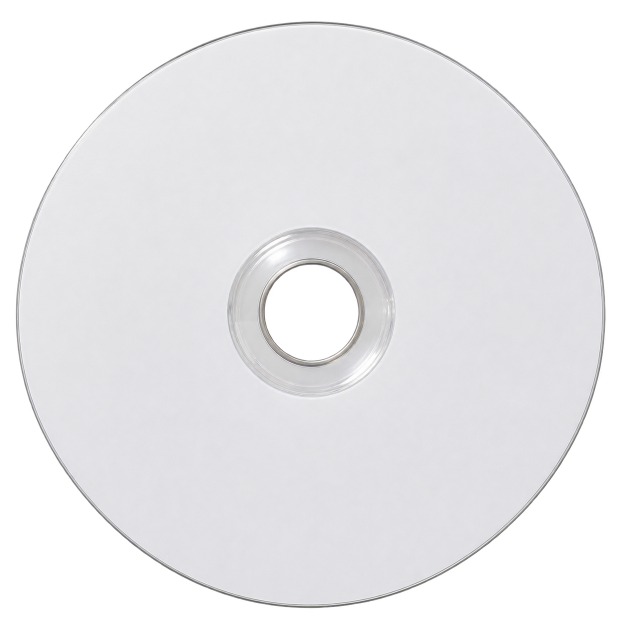
#> input picture docs/direcciones-diseno/estanteria/arte/originales/disco.png, 1254 x 1254 px (shown at 1/2 size)
$ python arte.py
#> lines starting #> are read from the running program, lines starting #| are printed output that depends on the picture; after the words box and inside, x2 and y2 are one past the last pixel; in counts of white or black regions, pixels touching at a corner belong together
#!/usr/bin/env python3
"""Prepara el arte de «La estantería» a partir de los PNG de arte/originales:
- carátulas (k1…k9) recortadas a la proporción de la caja, en WebP;
- un disco por proyecto: el arte de su carátula impreso sobre la cara del disco en blanco;
- la caja abierta, el librillo, la tele, la consola y la madera, recortados y al tamaño de uso.
Deja las medidas que necesita la página (pantalla de la tele, ranura de la consola…) en js/medidas.js.

Uso: python3 herramientas/arte.py   (desde la carpeta estanteria)"""
import json
from pathlib import Path
from PIL import Image
import numpy as np

RAIZ = Path(__file__).resolve().parent.parent
ORIG = RAIZ / 'arte' / 'originales'
ARTE = RAIZ / 'arte'
IDS = ['adivinadle', 'wardux', 'calculo', 'agentes', 'erp', 'servidor', 'marbella', 'vados', 'vision']
PROPORCION = 1.26  # alto / ancho de la carátula, la de una caja de juego
# dónde cae el motivo en cada carátula (altura relativa del centro del recorte del disco)
FOCO = {'adivinadle': .4, 'wardux': .45, 'calculo': .5, 'agentes': .45, 'erp': .55, 'servidor': .42, 'marbella': .5, 'vados': .55, 'vision': .45}
medidas = {}


def guardar(im, nombre, ancho, q=80):
    if im.width > ancho:
        im = im.resize((ancho, round(im.height * ancho / im.width)), Image.LANCZOS)
    im.save(ARTE / nombre, 'WEBP', quality=q, alpha_quality=88, method=6)
    return im


def recorte(im, umbral=40):
#> called with umbral = 40
    a = np.array(im)[:, :, 3]
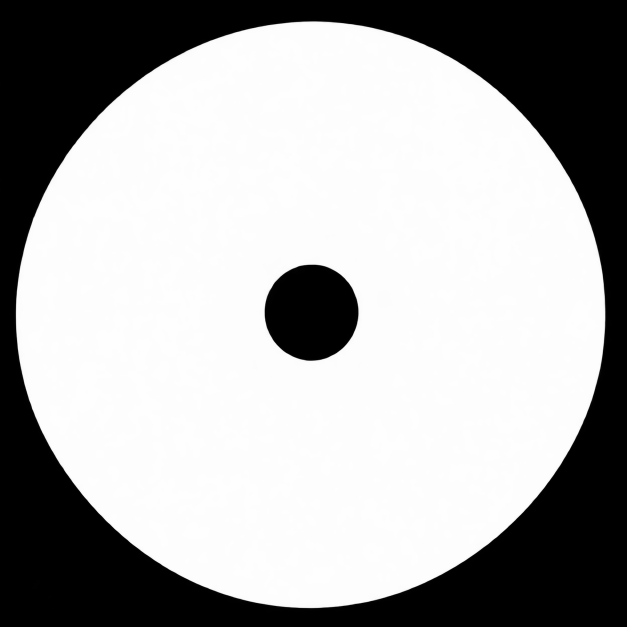
#> a: shape (1254, 1254) (shown at 1/2 size); min 0, max 255, mean 168.5
    ys, xs = np.where(a > umbral)
    im = im.crop((xs.min(), ys.min(), xs.max() + 1, ys.max() + 1))
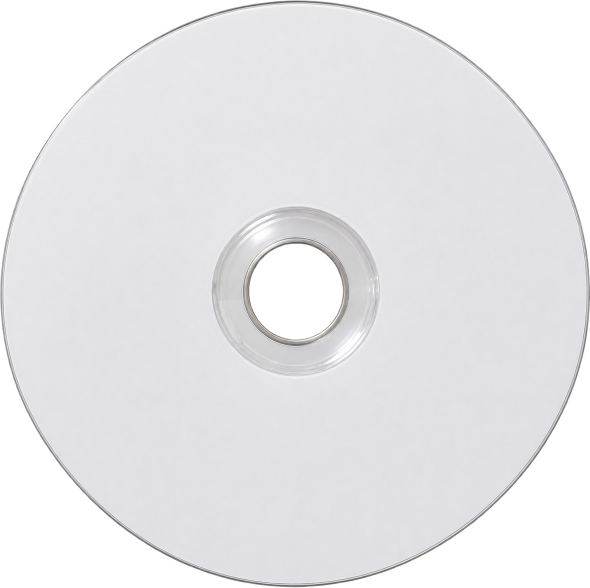
#> im: PIL image 1180x1175 RGBA (shown at 1/2 size); mean R, G, B, A 171.6, 171.4, 173.6, 191.1; transparent parts drawn white
    px = np.array(im)
    px[:, :, 3][px[:, :, 3] < 16] = 0
#> px: shape (1175, 1180, 4); 1.06% of pixels changed, all inside (x1, y1, x2, y2) = (0, 0, 1180, 1175)
    return Image.fromarray(px)


def caratulas():
    for i, id_ in enumerate(IDS, 1):
        f = ORIG / f'k{i}.png'
        if not f.exists():
            print('falta', f.name); continue
        im = Image.open(f).convert('RGB')
        alto = round(im.width * PROPORCION)
        y0 = round((im.height - alto) * .4)
        k = im.crop((0, y0, im.width, y0 + alto))
        guardar(k, f'k/{id_}.webp', 720, 78)
        guardar(k, f'k/mini-{id_}.webp', 128, 72)


def discos():
    f = ORIG / 'disco.png'
    if not f.exists():
        print('falta disco.png'); return
    d = recorte(Image.open(f).convert('RGBA'))
    lado = min(d.size)
#> lado = 1175
    d = d.resize((lado, lado), Image.LANCZOS)
    px = np.array(d).astype(float)
#> px: shape (1175, 1175, 4) float64
    c = (lado - 1) / 2
#> c = 587
    yy, xx = np.mgrid[:lado, :lado]
    r = np.hypot(xx - c, yy - c) / (lado / 2)
    # la cara impresa empieza donde acaba el anillo translúcido del centro: medido sobre el original, el brillo
    # sube de golpe de 212 a 228 en r = 0,30 (el alfa no sirve: el anillo es casi opaco en el PNG)
    r_in = .315
    medidas['disco'] = {'interior': round(float(r_in), 3)}
    luz = (px[:, :, :3].mean(2) / 255) ** .6
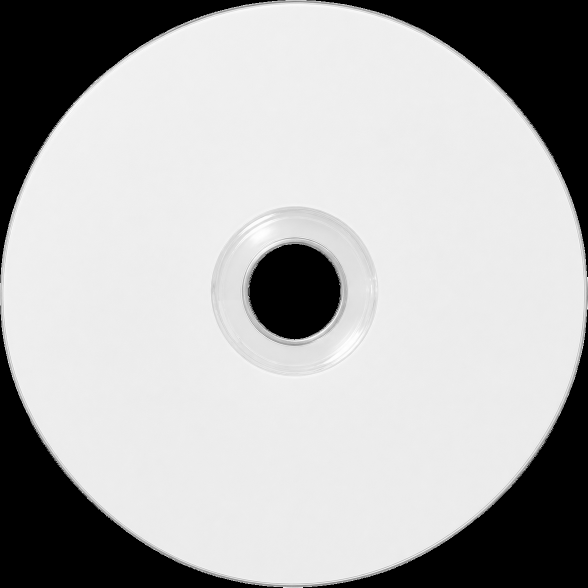
#> luz: shape (1175, 1175) float64 (shown at 1/2 size); min 0, max 1, mean 0.701
    borde = np.clip((r - r_in) / .012, 0, 1) * np.clip((.985 - r) / .012, 0, 1)
    for i, id_ in enumerate(IDS, 1):
        fk = ORIG / f'k{i}.png'
        if not fk.exists():
            continue
        k = Image.open(fk).convert('RGB')
        cy = round(k.height * FOCO[id_])
        y0 = max(0, min(k.height - k.width, cy - k.width // 2))
        arte = np.array(k.crop((0, y0, k.width, y0 + k.width)).resize((lado, lado), Image.LANCZOS)).astype(float)
        out = px.copy()
        mezcla = borde[:, :, None]
        out[:, :, :3] = px[:, :, :3] * (1 - mezcla) + arte * luz[:, :, None] * mezcla
        guardar(Image.fromarray(out.round().clip(0, 255).astype('uint8')), f'd/{id_}.webp', 560, 80)


def caja():
    f = ORIG / 'caja-abierta.png'
    if not f.exists():
        print('falta caja-abierta.png'); return
    im = recorte(Image.open(f).convert('RGBA'))
    a = np.array(im)
    # el lomo: la columna más oscura cerca del centro
    gris = a[:, :, :3].mean(2)
    medio = im.width // 2
    banda = range(medio - im.width // 12, medio + im.width // 12)
    lomo = min(banda, key=lambda x: gris[im.height // 4: 3 * im.height // 4, x].mean())
    medidas['caja'] = {'lomo': round(lomo / im.width, 4), 'r': round(im.height / im.width, 4)}
    guardar(im, 'caja-abierta.webp', 1400, 80)


def suelta(nombre, ancho, q=80, clave=None):
    f = ORIG / f'{nombre}.png'
    if not f.exists():
        print('falta', f.name); return None
    im = Image.open(f).convert('RGBA')
    if np.array(im)[:, :, 3].min() < 250:
        im = recorte(im)
    medidas[clave or nombre] = {'r': round(im.height / im.width, 4)}
    return guardar(im, f'{nombre}.webp', ancho, q)


def tele():
    im = suelta('tele', 1000)
    if im is None:
        return
    a = np.array(im).astype(float)
    # la pantalla: la mayor región casi negra y opaca
    negro = (a[:, :, :3].max(2) < 28) & (a[:, :, 3] > 250)
    filas, cols = negro.mean(1), negro.mean(0)
    ys = np.where(filas > .45)[0]; xs = np.where(cols > .45)[0]
    medidas['tele'].update({'x': round(xs.min() / im.width, 4), 'y': round(ys.min() / im.height, 4),
                            'w': round((xs.max() - xs.min() + 1) / im.width, 4), 'h': round((ys.max() - ys.min() + 1) / im.height, 4)})


def madera():
    f = ORIG / 'madera.png'
    if not f.exists():
        print('falta madera.png'); return
    im = Image.open(f).convert('RGB')
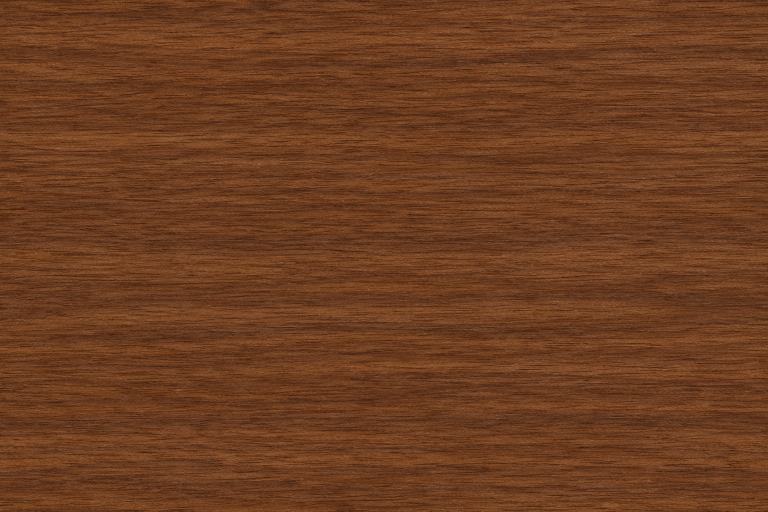
#> input picture docs/direcciones-diseno/estanteria/arte/originales/madera.png, 1536 x 1024 px (shown at 1/2 size)
#> im is the input picture: PIL image 1536x1024 RGB; mean R, G, B 109.4, 61.9, 32.7
    guardar(im, 'madera.webp', 1200, 70)
#> in guardar, `im = im.resize((ancho, round(im.height * ancho / im.width)), Image.LAN..`:
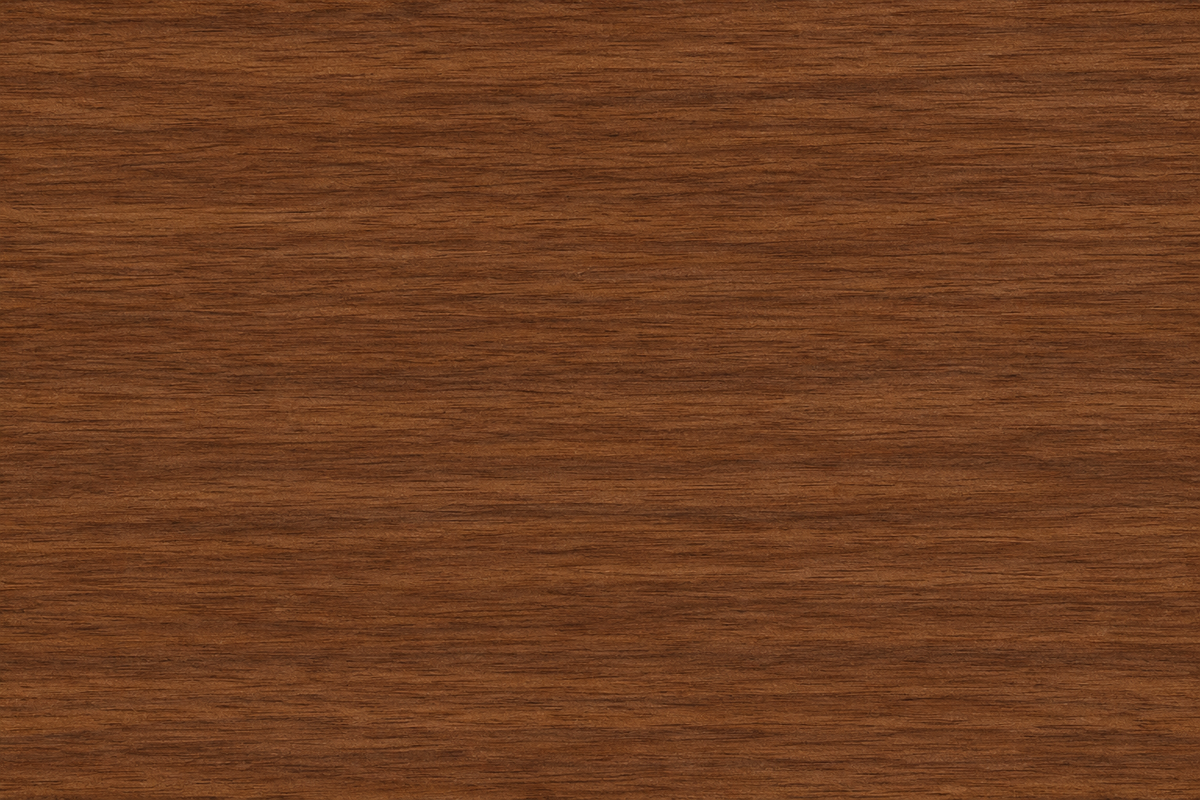
#> im: PIL image 1200x800 RGB; mean R, G, B 109.4, 61.9, 32.7


if __name__ == '__main__':
    caratulas(); discos(); tele(); suelta('consola', 900); madera()
    (RAIZ / 'js' / 'medidas.js').write_text(
        '// Generado por herramientas/arte.py: proporciones del arte y dónde caen la pantalla y el disco.\n'
        f'export const MEDIDAS = {json.dumps(medidas, indent=2)};\n')
    print(json.dumps(medidas))
